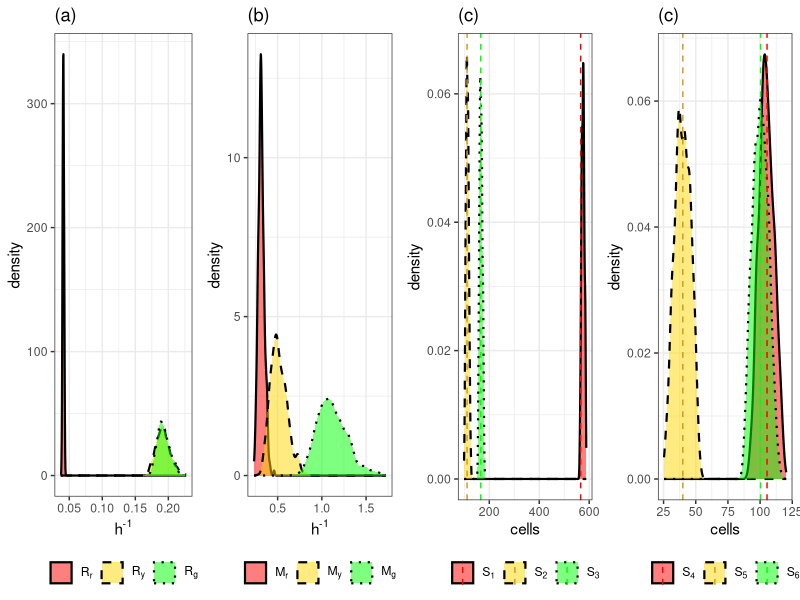
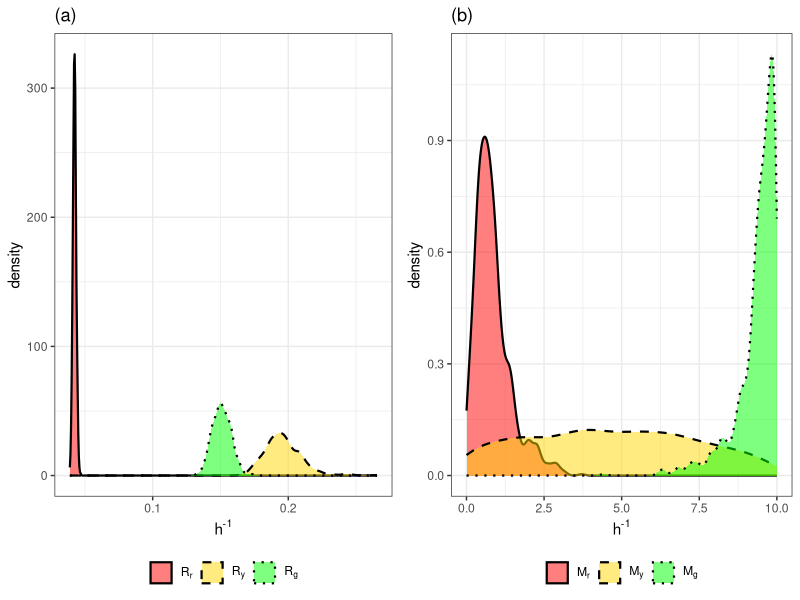
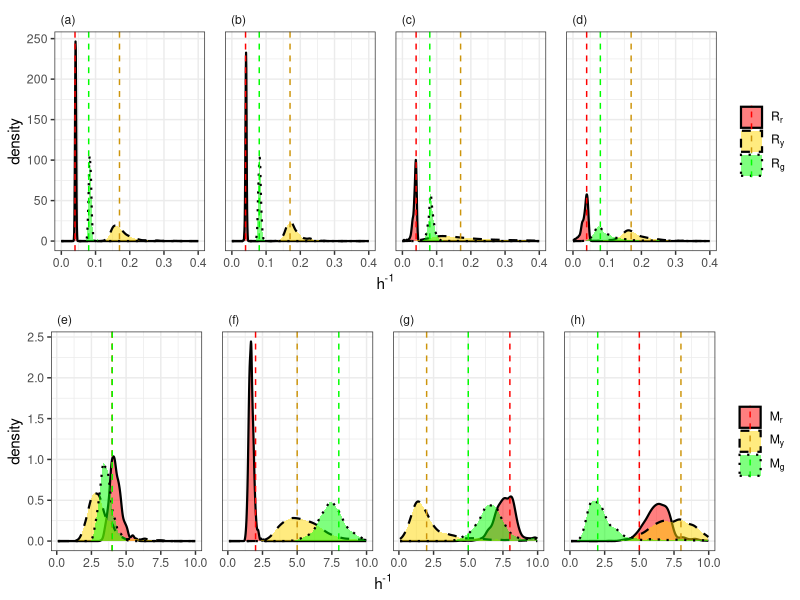
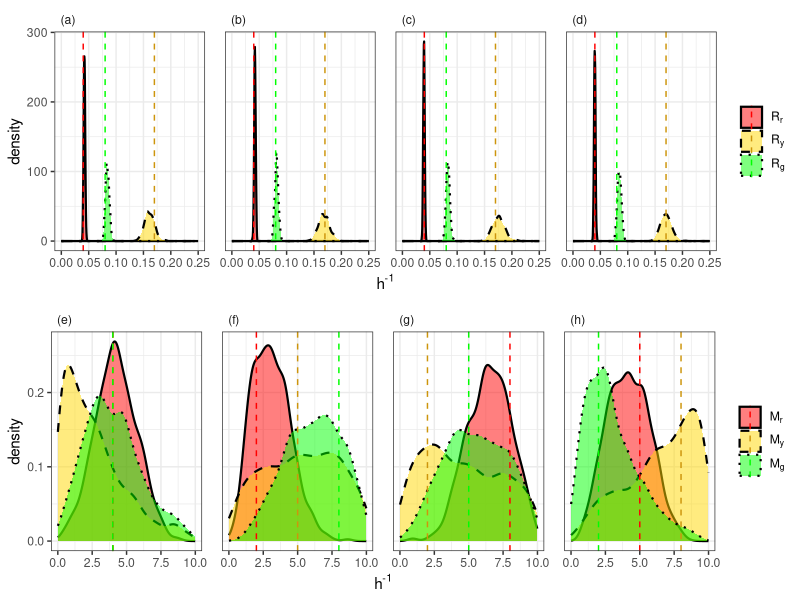
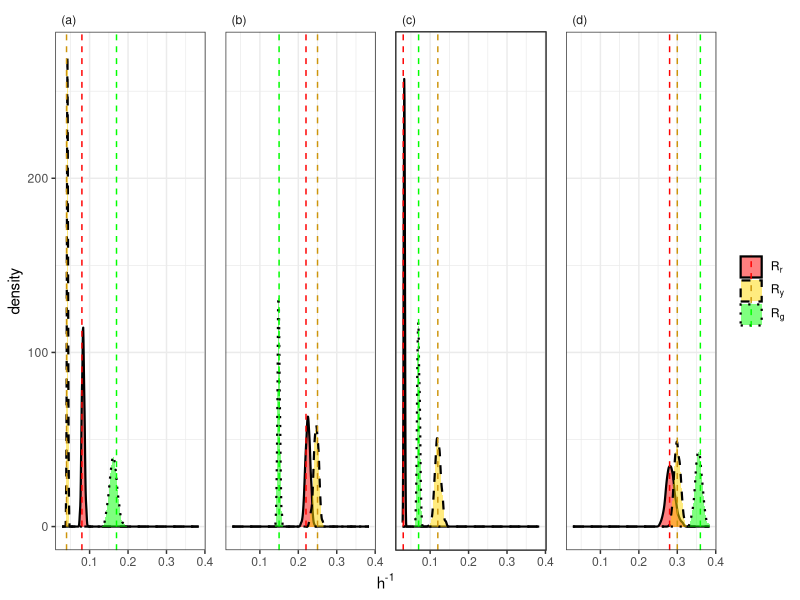
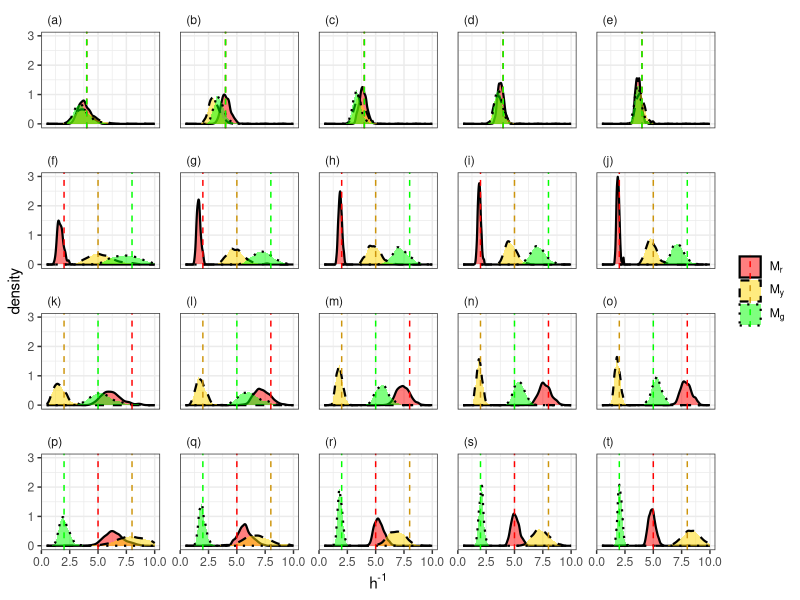
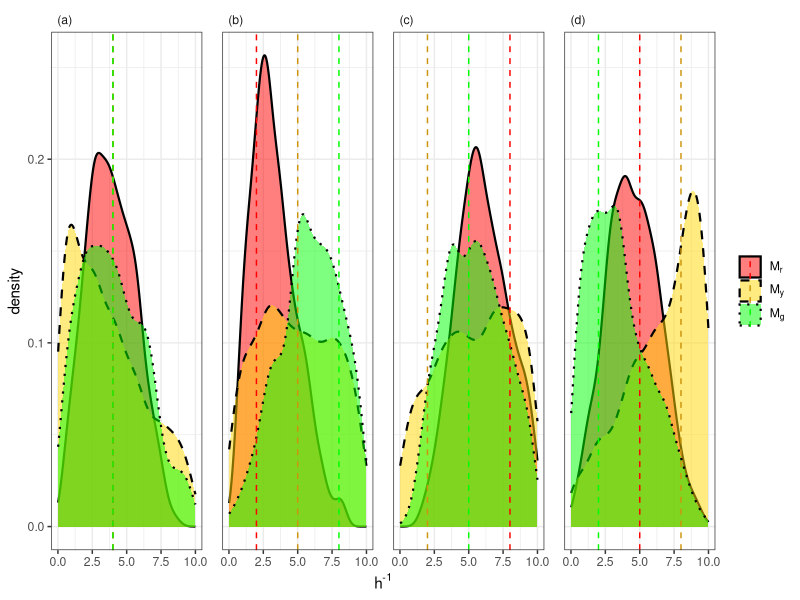
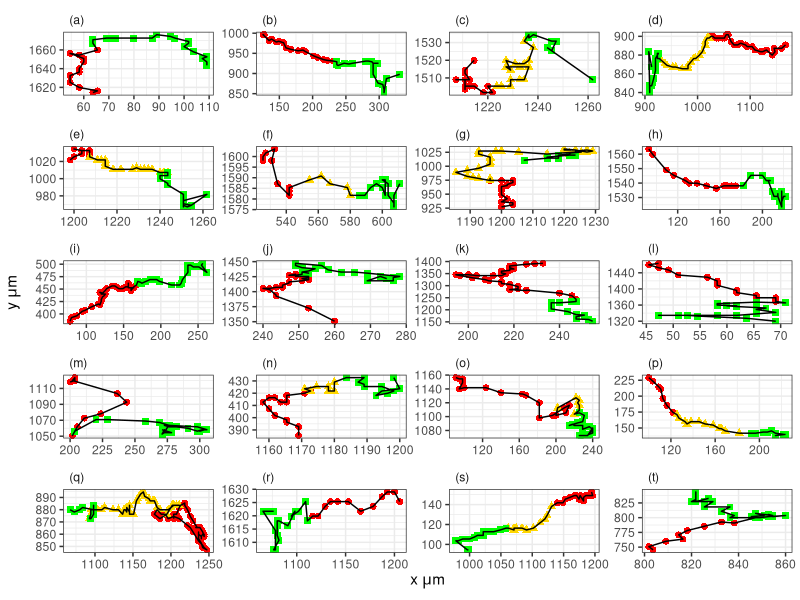

The R source for these figures, in order:
library(readxl)
library(tidyverse)
library(ggpubr)

#set working directory to the directory of this R file
setwd(dirname(rstudioapi::getActiveDocumentContext()$path))

#load data
Experiment_CellTracking <- read_excel("../Data/SMCABC returned data/SMCABC_DATA.xlsx", sheet = "Experiment_CellTracking")
Experiment_CellDensity <- read_excel("../Data/SMCABC returned data/SMCABC_DATA.xlsx", sheet = "Experiment_CellDensity")
ProliferationData <- read_excel("../Data/SMCABC returned data/SMCABC_DATA.xlsx", sheet = "ProliferationData")
MotilityData <- read_excel("../Data/SMCABC returned data/SMCABC_DATA.xlsx", sheet = "MotilityData")
SixParameterData <- read_excel("../Data/SMCABC returned data/SMCABC_DATA.xlsx", sheet = "SixParameterData")
CellTracking <- read_excel("../Data/DataProcessing/FUCCI_processed.xlsx", sheet = "CellTracking")


#observed summary statistics
Nred <- 566
Nyellow <- 111
Ngreen <- 166
RedDistance <- 105.38626
YellowDistance <- 39.95925
GreenDistance <- 100.36051


#Experiment Plots - Cell Tracking

Experiment_CellTracking %>% 
  as_tibble() %>% 
  select(1:6) %>% 
  gather(Parameter, Value) %>% 
  mutate(Parameter = factor(Parameter, levels = c("Rr", "Ry", "Rg","Mr", "My", "Mg"))) %>% 
  group_by(Parameter) %>% 
  summarise(
    mu = signif(mean(Value), digits=3),
    sd = signif(sd(Value), digits=3),
    "2.5%" = signif(quantile(Value, 0.025), digits=3),
    "50%" = signif(quantile(Value, 0.5), digits=3),
    "97.5%" = signif(quantile(Value, 0.975), digits=3),
    CV = signif(sd/mu, digits=3)
  )


p1 <- 
  Experiment_CellTracking %>% 
  as_tibble() %>%
  select(1:6) %>% 
  gather(Parameter,Value) %>% 
  mutate(Type = case_when(
    Parameter == "Rr" | Parameter == "Ry" | Parameter == "Rg" ~ "Transition",
    Parameter == "Mr" | Parameter == "My" | Parameter == "Mg" ~ "Motility" 
  )) %>% 
  mutate(Type = factor(Type, levels = c("Transition", "Motility"))) %>% 
  mutate(Parameter = factor(Parameter, levels = c("Rr", "Ry", "Rg","Mr", "My", "Mg"))) %>% 
  filter(Type == "Transition") %>% 
  ggplot(aes(x = Value, fill = Parameter, linetype = Parameter)) + 
  geom_density(alpha = 0.5, size = 0.75) +
  facet_wrap(~Type, scale = "free") +
  scale_fill_manual(values = c("Rr" = "red", "Ry" = "gold", "Rg" = "green", "Mr" = "red", "My" = "gold", "Mg" = "green"), labels = c(expression(R[r]),expression(R[y]),expression(R[g])))+ 
  scale_linetype_manual(values = c("solid", "dashed", "dotted"), labels = c(expression(R[r]),expression(R[y]),expression(R[g]))) +
  theme_bw() +
  theme(
    legend.position = "bottom",
    legend.title = element_blank(),
    strip.text.x = element_blank()
  ) + 
  labs(x = expression("h"^"-1"), title = "(a)")

p2 <- 
  Experiment_CellTracking %>% 
  as_tibble() %>%
  select(1:6) %>% 
  gather(Parameter,Value) %>% 
  mutate(Type = case_when(
    Parameter == "Rr" | Parameter == "Ry" | Parameter == "Rg" ~ "Transition",
    Parameter == "Mr" | Parameter == "My" | Parameter == "Mg" ~ "Motility" 
  )) %>% 
  mutate(Type = factor(Type, levels = c("Transition", "Motility"))) %>% 
  mutate(Parameter = factor(Parameter, levels = c("Rr", "Ry", "Rg","Mr", "My", "Mg"))) %>% 
  filter(Type == "Motility") %>% 
  ggplot(aes(x = Value, fill = Parameter, linetype = Parameter)) + 
  geom_density(alpha = 0.5, size = 0.75) +
  facet_wrap(~Type, scale = "free") +
  scale_fill_manual(values = c("Rr" = "red", "Ry" = "gold", "Rg" = "green", "Mr" = "red", "My" = "gold", "Mg" = "green"), labels = c(expression(M[r]),expression(M[y]),expression(M[g])))+ 
  scale_linetype_manual(values = c("solid", "dashed", "dotted"), labels = c(expression(M[r]),expression(M[y]),expression(M[g]))) +
  theme_bw() +
  theme(
    legend.position = "bottom",
    legend.title = element_blank(),
    strip.text.x = element_blank()
  ) + 
  labs(x = expression("h"^"-1"), title = "(b)")

p3 <- 
  Experiment_CellTracking %>% 
  select(contains("sx")) %>% 
  gather(Parameter, Value) %>% 
  mutate(Type = case_when(
    Parameter == "sx1" | Parameter == "sx2" | Parameter == "sx3" ~ "Transition",
    Parameter == "sx4" | Parameter == "sx5" | Parameter == "sx6" ~ "Motility" 
  )) %>% 
  mutate(Type = factor(Type, levels = c("Transition", "Motility"))) %>% 
  mutate(TrueVal = case_when(
    Parameter == "sx1" ~ Nred,
    Parameter == "sx2" ~ Nyellow,
    Parameter == "sx3" ~ Ngreen,
    Parameter == "sx4" ~ RedDistance,
    Parameter == "sx5" ~ YellowDistance,
    Parameter == "sx6" ~ GreenDistance
  )) %>% 
  filter(Type == "Transition") %>% 
  ggplot(aes(x = Value, fill = Parameter, linetype = Parameter)) + 
  geom_density(alpha = 0.5, size = 0.75) +
  facet_wrap(~Type, scale = "free") + 
  geom_vline(aes(xintercept = TrueVal, color = Parameter), linetype = "dashed") +
  scale_fill_manual(values = c("sx1" = "red", "sx2" = "gold", "sx3" = "green", "sx4" = "red", "sx5" = "gold", "sx6" = "green"), labels = c(expression(S[1]),expression(S[2]),expression(S[3])))+ 
  scale_color_manual(values = c("sx1" = "red", "sx2" = "goldenrod3", "sx3" = "green", "sx4" = "red", "sx5" = "goldenrod3", "sx6" = "green"), labels = c(expression(S[1]),expression(S[2]),expression(S[3])))+ 
  scale_linetype_manual(values = c("solid", "dashed", "dotted"), labels = c(expression(S[1]),expression(S[2]),expression(S[3]))) +
  theme_bw() +
  theme(
    legend.position = "bottom",
    legend.title = element_blank(),
    strip.text.x = element_blank()
  ) + 
  labs(x = "cells", title = "(c)")

p4 <- 
  Experiment_CellTracking %>% 
  select(contains("sx")) %>% 
  gather(Parameter, Value) %>% 
  mutate(Type = case_when(
    Parameter == "sx1" | Parameter == "sx2" | Parameter == "sx3" ~ "Transition",
    Parameter == "sx4" | Parameter == "sx5" | Parameter == "sx6" ~ "Motility" 
  )) %>% 
  mutate(Type = factor(Type, levels = c("Transition", "Motility"))) %>% 
  mutate(TrueVal = case_when(
    Parameter == "sx1" ~ Nred,
    Parameter == "sx2" ~ Nyellow,
    Parameter == "sx3" ~ Ngreen,
    Parameter == "sx4" ~ RedDistance,
    Parameter == "sx5" ~ YellowDistance,
    Parameter == "sx6" ~ GreenDistance
  )) %>% 
  filter(Type == "Motility") %>% 
  ggplot(aes(x = Value, fill = Parameter, linetype = Parameter)) + 
  geom_density(alpha = 0.5, size = 0.75) +
  facet_wrap(~Type, scale = "free") + 
  geom_vline(aes(xintercept = TrueVal, color = Parameter), linetype = "dashed") +
  scale_fill_manual(values = c("sx1" = "red", "sx2" = "gold", "sx3" = "green", "sx4" = "red", "sx5" = "gold", "sx6" = "green"), labels = c(expression(S[4]),expression(S[5]),expression(S[6])))+ 
  scale_color_manual(values = c("sx1" = "red", "sx2" = "goldenrod3", "sx3" = "green", "sx4" = "red", "sx5" = "goldenrod3", "sx6" = "green"), labels = c(expression(S[4]),expression(S[5]),expression(S[6])))+ 
  scale_linetype_manual(values = c("solid", "dashed", "dotted"), labels = c(expression(S[4]),expression(S[5]),expression(S[6]))) + 
  theme_bw() +
  theme(
    legend.position = "bottom",
    legend.title = element_blank(),
    strip.text.x = element_blank()
  ) + 
  labs(x = "cells", title = "(c)")

ggarrange(p1,p2,p3,p4, nrow = 1)
ggsave("ExperimentResults_CellTracking.pdf", width = 9, height = 4, units = "in")

#Experiment Plots - SpatioTemporal
p1 <- 
  Experiment_CellDensity %>% 
  as_tibble() %>%
  select(1:6) %>% 
  gather(Parameter,Value) %>% 
  mutate(Type = case_when(
    Parameter == "Rr" | Parameter == "Ry" | Parameter == "Rg" ~ "Transition",
    Parameter == "Mr" | Parameter == "My" | Parameter == "Mg" ~ "Motility" 
  )) %>% 
  mutate(Type = factor(Type, levels = c("Transition", "Motility"))) %>% 
  mutate(Parameter = factor(Parameter, levels = c("Rr", "Ry", "Rg","Mr", "My", "Mg"))) %>% 
  filter(Type == "Transition") %>% 
  ggplot(aes(x = Value, fill = Parameter, linetype = Parameter)) + 
  geom_density(alpha = 0.5, size = 0.75) +
  facet_wrap(~Type, scale = "free") +
  scale_fill_manual(values = c("Rr" = "red", "Ry" = "gold", "Rg" = "green", "Mr" = "red", "My" = "gold", "Mg" = "green"), labels = c(expression(R[r]),expression(R[y]),expression(R[g])))+ 
  scale_linetype_manual(values = c("solid", "dashed", "dotted"), labels = c(expression(R[r]),expression(R[y]),expression(R[g]))) +
  theme_bw() +
  theme(
    legend.position = "bottom",
    legend.title = element_blank(),
    strip.text.x = element_blank()
  ) + 
  labs(x = expression("h"^"-1"), title = "(a)")

p2 <- 
  Experiment_CellDensity %>% 
  as_tibble() %>%
  select(1:6) %>% 
  gather(Parameter,Value) %>% 
  mutate(Type = case_when(
    Parameter == "Rr" | Parameter == "Ry" | Parameter == "Rg" ~ "Transition",
    Parameter == "Mr" | Parameter == "My" | Parameter == "Mg" ~ "Motility" 
  )) %>% 
  mutate(Type = factor(Type, levels = c("Transition", "Motility"))) %>% 
  mutate(Parameter = factor(Parameter, levels = c("Rr", "Ry", "Rg","Mr", "My", "Mg"))) %>% 
  filter(Type == "Motility") %>% 
  ggplot(aes(x = Value, fill = Parameter, linetype = Parameter)) + 
  geom_density(alpha = 0.5, size = 0.75) +
  facet_wrap(~Type, scale = "free") +
  scale_fill_manual(values = c("Rr" = "red", "Ry" = "gold", "Rg" = "green", "Mr" = "red", "My" = "gold", "Mg" = "green"), labels = c(expression(M[r]),expression(M[y]),expression(M[g])))+ 
  scale_linetype_manual(values = c("solid", "dashed", "dotted"), labels = c(expression(M[r]),expression(M[y]),expression(M[g]))) +
  theme_bw() +
  theme(
    legend.position = "bottom",
    legend.title = element_blank(),
    strip.text.x = element_blank()
  ) + 
  labs(x = expression("h"^"-1"), title = "(b)")

ggarrange(p1,p2, nrow = 1)
ggsave("ExperimentResults_SpatioTemporal.pdf", width = 4.5, height = 4, units = "in")

#SixParameters Plots - CellTracking

SixParameterData_CellTracking <-
  SixParameterData %>% 
  filter(MotilityData == "CellTracking") %>% 
  select(c(1:6,"Simulation")) %>% 
  gather(Parameter, Value, -Simulation) %>% 
  mutate(Parameter = factor(Parameter, levels = c("Rr", "Ry", "Rg","Mr", "My", "Mg"))) %>% 
  mutate(TrueValue = case_when(
    Simulation == 1 & Parameter == "Mr" ~ 4,
    Simulation == 1 & Parameter == "My" ~ 4,
    Simulation == 1 & Parameter == "Mg" ~ 4,
    Simulation == 2 & Parameter == "Mr" ~ 2,
    Simulation == 2 & Parameter == "My" ~ 5,
    Simulation == 2 & Parameter == "Mg" ~ 8,
    Simulation == 3 & Parameter == "Mr" ~ 8,
    Simulation == 3 & Parameter == "My" ~ 2,
    Simulation == 3 & Parameter == "Mg" ~ 5,
    Simulation == 4 & Parameter == "Mr" ~ 5,
    Simulation == 4 & Parameter == "My" ~ 8,
    Simulation == 4 & Parameter == "Mg" ~ 2,
    Parameter == "Rr" ~ 0.04,
    Parameter == "Ry" ~ 0.17,
    Parameter == "Rg" ~ 0.08
  )) %>% 
  mutate(Parameter_type = case_when(
    Parameter %in% c("Rr", "Ry", "Rg") ~ "Transition",
    Parameter %in% c("Mr", "My", "Mg") ~ "Motility",
  )) %>% 
  mutate(Parameter_type = factor(Parameter_type, levels = c("Transition", "Motility"))) %>% 
  mutate(facets = case_when(
    Simulation == 1 & Parameter_type == "Transition" ~ "(a)",
    Simulation == 2 & Parameter_type == "Transition" ~ "(b)",
    Simulation == 3 & Parameter_type == "Transition" ~ "(c)",
    Simulation == 4 & Parameter_type == "Transition" ~ "(d)",
    Simulation == 1 & Parameter_type == "Motility" ~ "(e)",
    Simulation == 2 & Parameter_type == "Motility" ~ "(f)",
    Simulation == 3 & Parameter_type == "Motility" ~ "(g)",
    Simulation == 4 & Parameter_type == "Motility" ~ "(h)"
  )) 

p1 <-
  SixParameterData_CellTracking %>%
  filter(Parameter_type == "Transition") %>% 
  ggplot(aes(x = Value, fill = Parameter, linetype = Parameter)) + 
  geom_density(alpha = 0.5, size = 0.75) + 
  geom_vline(aes(xintercept = TrueValue, color = Parameter), linetype = "dashed") +
  facet_wrap(~facets, nrow = 1) + 
  scale_fill_manual(values=c("red", "gold", "green"), labels = c(expression(R[r]),expression(R[y]),expression(R[g]))) + 
  scale_color_manual(values=c("red", "darkgoldenrod3", "green"), labels = c(expression(R[r]),expression(R[y]),expression(R[g])))+ 
  scale_linetype_manual(values = c("solid", "dashed", "dotted"), labels = c(expression(R[r]),expression(R[y]),expression(R[g]))) +
  theme_bw() +
  theme(
    legend.title = element_blank(),
    panel.spacing = unit(1, "lines"),
    strip.text.x = element_text(angle = 0, hjust = 0),
    strip.text.y = element_blank(),
    strip.background = element_blank()
  ) + 
  xlim(0,0.4) +
  labs(x = expression("h"^"-1"))

p2 <- 
  SixParameterData_CellTracking %>%
  filter(Parameter_type == "Motility")  %>% 
  ggplot(aes(x = Value, fill = Parameter, linetype = Parameter)) + 
  geom_density(alpha = 0.5, size = 0.75) + 
  geom_vline(aes(xintercept = TrueValue, color = Parameter), linetype = "dashed") +
  facet_wrap(~facets, nrow = 1) + 
  scale_fill_manual(values=c("red", "gold", "green"), labels = c(expression(M[r]),expression(M[y]),expression(M[g]))) + 
  scale_color_manual(values=c("red", "darkgoldenrod3", "green"), labels = c(expression(M[r]),expression(M[y]),expression(M[g]))) +  
  scale_linetype_manual(values = c("solid", "dashed", "dotted"), labels = c(expression(M[r]),expression(M[y]),expression(M[g]))) +
  theme_bw() +
  theme(
    legend.title = element_blank(),
    panel.spacing = unit(1, "lines"),
    strip.text.x = element_text(angle = 0, hjust = 0),
    strip.text.y = element_blank(),
    strip.background = element_blank()
  ) +
  labs(x = expression("h"^"-1"))
       
ggarrange(p1,p2, nrow = 2) 

ggsave("SixParameters_SIM_CellTracking.pdf", width = 9, height = 8, units = "in")

#SixParameters Plots - CellDensity

SixParameterData_CellDensity <-
  SixParameterData %>% 
  filter(MotilityData == "CellDensity") %>% 
  select(c(1:6,"Simulation")) %>% 
  gather(Parameter, Value, -Simulation) %>% 
  mutate(Parameter = factor(Parameter, levels = c("Rr", "Ry", "Rg","Mr", "My", "Mg"))) %>% 
  mutate(TrueValue = case_when(
    Simulation == 1 & Parameter == "Mr" ~ 4,
    Simulation == 1 & Parameter == "My" ~ 4,
    Simulation == 1 & Parameter == "Mg" ~ 4,
    Simulation == 2 & Parameter == "Mr" ~ 2,
    Simulation == 2 & Parameter == "My" ~ 5,
    Simulation == 2 & Parameter == "Mg" ~ 8,
    Simulation == 3 & Parameter == "Mr" ~ 8,
    Simulation == 3 & Parameter == "My" ~ 2,
    Simulation == 3 & Parameter == "Mg" ~ 5,
    Simulation == 4 & Parameter == "Mr" ~ 5,
    Simulation == 4 & Parameter == "My" ~ 8,
    Simulation == 4 & Parameter == "Mg" ~ 2,
    Parameter == "Rr" ~ 0.04,
    Parameter == "Ry" ~ 0.17,
    Parameter == "Rg" ~ 0.08
  )) %>% 
  mutate(Parameter_type = case_when(
    Parameter %in% c("Rr", "Ry", "Rg") ~ "Transition",
    Parameter %in% c("Mr", "My", "Mg") ~ "Motility",
  )) %>% 
  mutate(Parameter_type = factor(Parameter_type, levels = c("Transition", "Motility"))) %>% 
  mutate(facets = case_when(
    Simulation == 1 & Parameter_type == "Transition" ~ "(a)",
    Simulation == 2 & Parameter_type == "Transition" ~ "(b)",
    Simulation == 3 & Parameter_type == "Transition" ~ "(c)",
    Simulation == 4 & Parameter_type == "Transition" ~ "(d)",
    Simulation == 1 & Parameter_type == "Motility" ~ "(e)",
    Simulation == 2 & Parameter_type == "Motility" ~ "(f)",
    Simulation == 3 & Parameter_type == "Motility" ~ "(g)",
    Simulation == 4 & Parameter_type == "Motility" ~ "(h)"
  )) 

p1 <-
  SixParameterData_CellDensity %>%
  filter(Parameter_type == "Transition") %>% 
  ggplot(aes(x = Value, fill = Parameter, linetype = Parameter)) + 
  geom_density(alpha = 0.5, size = 0.75) + 
  geom_vline(aes(xintercept = TrueValue, color = Parameter), linetype = "dashed") +
  facet_wrap(~facets, nrow = 1) + 
  scale_fill_manual(values=c("red", "gold", "green"), labels = c(expression(R[r]),expression(R[y]),expression(R[g]))) + 
  scale_color_manual(values=c("red", "darkgoldenrod3", "green"), labels = c(expression(R[r]),expression(R[y]),expression(R[g])))+ 
  scale_linetype_manual(values = c("solid", "dashed", "dotted"), labels = c(expression(R[r]),expression(R[y]),expression(R[g]))) +
  theme_bw() +
  theme(
    legend.title = element_blank(),
    panel.spacing = unit(1, "lines"),
    strip.text.x = element_text(angle = 0, hjust = 0),
    strip.text.y = element_blank(),
    strip.background = element_blank()
  ) + 
  xlim(0,0.25) + 
  labs(x = expression("h"^"-1"))

p2 <- 
  SixParameterData_CellDensity %>%
  filter(Parameter_type == "Motility")  %>% 
  ggplot(aes(x = Value, fill = Parameter, linetype = Parameter)) + 
  geom_density(alpha = 0.5, size = 0.75) + 
  geom_vline(aes(xintercept = TrueValue, color = Parameter), linetype = "dashed") +
  facet_wrap(~facets, nrow = 1) + 
  scale_fill_manual(values=c("red", "gold", "green"), labels = c(expression(M[r]),expression(M[y]),expression(M[g]))) + 
  scale_color_manual(values=c("red", "darkgoldenrod3", "green"), labels = c(expression(M[r]),expression(M[y]),expression(M[g]))) +  
  scale_linetype_manual(values = c("solid", "dashed", "dotted"), labels = c(expression(M[r]),expression(M[y]),expression(M[g]))) +
  theme_bw() +
  theme(
    legend.title = element_blank(),
    panel.spacing = unit(1, "lines"),
    strip.text.x = element_text(angle = 0, hjust = 0),
    strip.text.y = element_blank(),
    strip.background = element_blank()
  ) + 
  labs(x = expression("h"^"-1"))

ggarrange(p1,p2, nrow = 2)

ggsave("SixParameters_SIM_CellDensity.pdf", width = 9, height = 8, units = "in")

#Proliferation Plots
ProliferationData %>% 
  gather(Parameter,Value,-Simulation) %>% 
  mutate(TrueValue = case_when(
    Simulation == 1 & Parameter == "Rr" ~ 0.04,
    Simulation == 1 & Parameter == "Ry" ~ 0.17,
    Simulation == 1 & Parameter == "Rg" ~ 0.08,
    Simulation == 2 & Parameter == "Rr" ~ 0.25,
    Simulation == 2 & Parameter == "Ry" ~ 0.15,
    Simulation == 2 & Parameter == "Rg" ~ 0.22,
    Simulation == 3 & Parameter == "Rr" ~ 0.12,
    Simulation == 3 & Parameter == "Ry" ~ 0.07,
    Simulation == 3 & Parameter == "Rg" ~ 0.03,
    Simulation == 4 & Parameter == "Rr" ~ 0.3,
    Simulation == 4 & Parameter == "Ry" ~ 0.36,
    Simulation == 4 & Parameter == "Rg" ~ 0.28
    )
  ) %>% 
  mutate(facets = case_when(
    Simulation == 1 ~ "(a)",
    Simulation == 2 ~ "(b)",
    Simulation == 3 ~ "(c)",
    Simulation == 4 ~ "(d)"
  )) %>% 
  ggplot(aes(x = Value, fill = Parameter, linetype = Parameter)) + 
  geom_density(alpha = 0.5, size = 0.75) +
  geom_vline(aes(xintercept = TrueValue, color = Parameter), linetype='dashed') + 
  facet_wrap(~facets, nrow = 1) + 
  scale_fill_manual(values=c("red", "gold", "green"), labels = c(expression(R[r]),expression(R[y]),expression(R[g]))) + 
  scale_color_manual(values=c("red", "darkgoldenrod3", "green"), labels = c(expression(R[r]),expression(R[y]),expression(R[g]))) +
  scale_linetype_manual(values = c("solid", "dashed", "dotted"), labels = c(expression(R[r]),expression(R[y]),expression(R[g]))) +
  theme_bw() +
  theme(
    legend.title = element_blank(),
    panel.spacing = unit(1, "lines"),
    strip.text.x = element_text(angle = 0, hjust = 0),
    strip.text.y = element_blank(),
    strip.background = element_blank()
  ) + 
  labs(x = expression("h"^"-1"))

ggsave("Proliferation_SIM.pdf", width = 8, height = 4, units = "in")


#Motility Plots 
MotilityData <-
  MotilityData %>% 
  gather(Parameter, Value, -c(Simulation, ntrack, MotilityData)) %>% 
  mutate(Parameter = factor(Parameter, levels = c("Mr", "My", "Mg"))) %>% 
  mutate(TrueValue = case_when(
    Simulation == 1 & Parameter == "Mr" ~ 4,
    Simulation == 1 & Parameter == "My" ~ 4,
    Simulation == 1 & Parameter == "Mg" ~ 4,
    Simulation == 2 & Parameter == "Mr" ~ 2,
    Simulation == 2 & Parameter == "My" ~ 5,
    Simulation == 2 & Parameter == "Mg" ~ 8,
    Simulation == 3 & Parameter == "Mr" ~ 8,
    Simulation == 3 & Parameter == "My" ~ 2,
    Simulation == 3 & Parameter == "Mg" ~ 5,
    Simulation == 4 & Parameter == "Mr" ~ 5,
    Simulation == 4 & Parameter == "My" ~ 8,
    Simulation == 4 & Parameter == "Mg" ~ 2 
  )) 

MotilityData %>% 
  filter(MotilityData == "CellTracking") %>% 
  mutate(ntrack = as.factor(ntrack)) %>% 
  mutate(facets = case_when(
    Simulation == 1 & ntrack == 10 ~ "(a)",
    Simulation == 1 & ntrack == 20 ~ "(b)",
    Simulation == 1 & ntrack == 30 ~ "(c)",
    Simulation == 1 & ntrack == 40 ~ "(d)",
    Simulation == 1 & ntrack == 50 ~ "(e)",
    Simulation == 2 & ntrack == 10 ~ "(f)",
    Simulation == 2 & ntrack == 20 ~ "(g)",
    Simulation == 2 & ntrack == 30 ~ "(h)",
    Simulation == 2 & ntrack == 40 ~ "(i)",
    Simulation == 2 & ntrack == 50 ~ "(j)",
    Simulation == 3 & ntrack == 10 ~ "(k)",
    Simulation == 3 & ntrack == 20 ~ "(l)",
    Simulation == 3 & ntrack == 30 ~ "(m)",
    Simulation == 3 & ntrack == 40 ~ "(n)",
    Simulation == 3 & ntrack == 50 ~ "(o)",
    Simulation == 4 & ntrack == 10 ~ "(p)",
    Simulation == 4 & ntrack == 20 ~ "(q)",
    Simulation == 4 & ntrack == 30 ~ "(r)",
    Simulation == 4 & ntrack == 40 ~ "(s)",
    Simulation == 4 & ntrack == 50 ~ "(t)"
  )) %>% 
  ggplot(aes(x = Value, fill = Parameter, linetype = Parameter)) + 
  geom_density(alpha = 0.5, size = 0.75) + 
  geom_vline(aes(xintercept = TrueValue, color = Parameter), linetype='dashed') + 
  facet_wrap(~facets, ncol = 5) + 
  scale_fill_manual(values=c("red", "gold", "green"), labels = c(expression(M[r]),expression(M[y]),expression(M[g]))) + 
  scale_color_manual(values=c("red", "darkgoldenrod3", "green"), labels = c(expression(M[r]),expression(M[y]),expression(M[g]))) +
  scale_linetype_manual(values = c("solid", "dashed", "dotted"), labels = c(expression(M[r]),expression(M[y]),expression(M[g]))) +
  theme_bw() +
  theme(
    legend.title = element_blank(),
    panel.spacing = unit(1, "lines"),
    strip.text.x = element_text(angle = 0, hjust = 0),
    strip.text.y = element_blank(),
    strip.background = element_blank()
  ) + 
  labs(x = expression("h"^"-1"))

ggsave("Motility_SIM_CellTracking.pdf", width = 8, height = 8, units = "in")

MotilityData %>% 
  filter(MotilityData == "CellDensity") %>% 
  mutate(facets = case_when(
    Simulation == 1 ~ "(a)",
    Simulation == 2 ~ "(b)",
    Simulation == 3 ~ "(c)",
    Simulation == 4 ~ "(d)"
  )) %>% 
  ggplot(aes(x = Value, fill = Parameter, linetype = Parameter)) + 
  geom_density(alpha = 0.5, size = 0.75) + 
  geom_vline(aes(xintercept = TrueValue, color = Parameter), linetype='dashed') + 
  facet_wrap(~facets, nrow = 1) + 
  scale_fill_manual(values=c("red", "gold", "green"), labels = c(expression(M[r]),expression(M[y]),expression(M[g]))) + 
  scale_color_manual(values=c("red", "darkgoldenrod3", "green"), labels = c(expression(M[r]),expression(M[y]),expression(M[g]))) +
  scale_linetype_manual(values = c("solid", "dashed", "dotted"), labels = c(expression(M[r]),expression(M[y]),expression(M[g]))) +
  theme_bw() +
  theme(
    legend.title = element_blank(),
    panel.spacing = unit(1, "lines"),
    strip.text.x = element_text(angle = 0, hjust = 0),
    strip.text.y = element_blank(),
    strip.background = element_blank()
  ) + 
  labs(x = expression("h"^"-1"))

ggsave("Motility_SIM_CellDensity.pdf", width = 9, height = 4, units = "in")

## Cell Trajectories ## - 8x8

CellTracking %>% 
  mutate(firstID = ifelse(frame == 1, ntrack, NA)) %>%
  mutate(
    color = case_when(color == 1 ~ "G1", color == 2 ~ "eS", color == 3 ~ "S/G2/M"),
    color = factor(color, levels = c("G1", "eS", "S/G2/M"))
    ) %>% 
  mutate(facets = case_when(
    ntrack == 1 ~ "(a)",
    ntrack == 2 ~ "(b)",
    ntrack == 3 ~ "(c)",
    ntrack == 4 ~ "(d)",
    ntrack == 5 ~ "(e)",
    ntrack == 6 ~ "(f)",
    ntrack == 7 ~ "(g)",
    ntrack == 8 ~ "(h)",
    ntrack == 9 ~ "(i)",
    ntrack == 10 ~ "(j)",
    ntrack == 11 ~ "(k)",
    ntrack == 12 ~ "(l)",
    ntrack == 13 ~ "(m)",
    ntrack == 14 ~ "(n)",
    ntrack == 15 ~ "(o)",
    ntrack == 16 ~ "(p)",
    ntrack == 17 ~ "(q)",
    ntrack == 18 ~ "(r)",
    ntrack == 19 ~ "(s)",
    ntrack == 20 ~ "(t)")) %>% 
  ggplot(aes(x = x, y = y)) +
  geom_point(aes(color = as.factor(color), shape = as.factor(color)), size = 2) +
  geom_path(color = "black") +
  facet_wrap(~facets, scale = "free", nrow = 5) +
  labs(x = expression(paste("x ",mu,"m")), y = expression(paste("y ",mu,"m"))) +
  theme_bw() +
  theme(
    legend.position = "none",
    legend.title = element_blank(),
    strip.background = element_blank(),
    strip.text.x = element_text(angle = 0, hjust = 0)
  ) +
  scale_colour_manual(values = c("red", "gold", "green")) 

ggsave("CellTrajectories.pdf", width = 8, height = 8, units = "in")

#cell trajectories (sub sample)
CellTracking %>% 
  mutate(firstID = ifelse(frame == 1, ntrack, NA)) %>% 
  mutate(
    color = case_when(color == 1 ~ "G1", color == 2 ~ "eS", color == 3 ~ "S/G2/M"),
    color = factor(color, levels = c("G1", "eS", "S/G2/M"))
  ) %>%  
  filter(ntrack %in% c(1,12,11,15,2,9,16,18,3,17,5,14,19)) %>% 
  ggplot(aes(x = x, y = y, group = ntrack)) +
  geom_point(aes(color = as.factor(color), shape = as.factor(color)), size = 2) +
  geom_path(color = "black") +
  labs(x = "", y = "") +
  theme_bw() + 
  theme(legend.position = "bottom",
        legend.title = element_blank()) +
  scale_colour_manual(values = c("red", "gold", "green"))

ggsave("CellTrajectories_subsample.pdf", width = 5, height = 5, units = "in")
